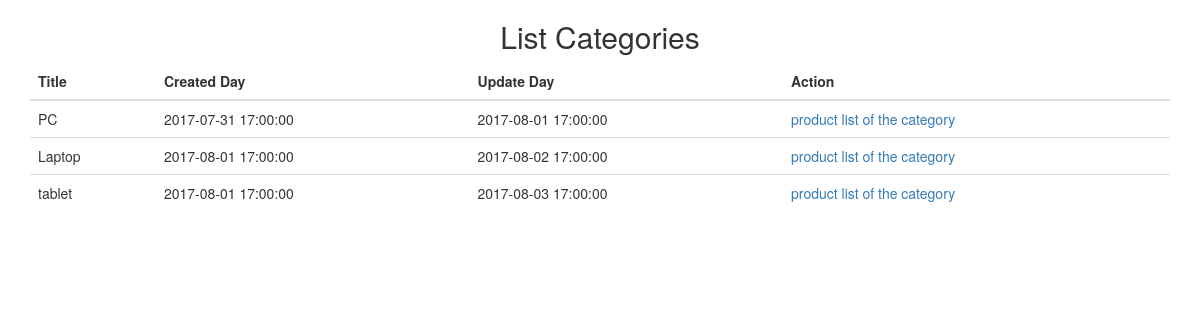
The page / on the database its author committed.
### tables this page shows
CREATE TABLE `categories` (
  `id` int(11) NOT NULL,
  `title` varchar(255) NOT NULL,
  `created_at` timestamp NOT NULL DEFAULT CURRENT_TIMESTAMP ON UPDATE CURRENT_TIMESTAMP,
  `updated_at` timestamp NOT NULL DEFAULT '0000-00-00 00:00:00'
);

### index.php (called while the page is built)
<?php
require_once "controller/controller.php";
$controller = new controller();
$controller ->handleRequest();
?>

### model/connect_database.php (called while the page is built, shortened)
<?php
class Connect
{
    public function connect()
    {
        $this->conn = new mysqli('localhost', 'root', '', 'computer_shop');
        return $this->conn;
    }
}
?>

### model/model.php (called while the page is built, shortened)
<?php
require_once "connect_database.php";
class Model extends Connect {
    public function getAllCategory() {
        $dbres = mysqli_query($this->conn,"SELECT * FROM categories");
        $category = array();
        while ( ($obj = mysqli_fetch_object($dbres)) != NULL ) {
            $category[] = $obj;
        }
        return $category;
    }
}
?>

### views/categories.php (the view, shortened to what this page needs)
<!DOCTYPE html>
<html lang="en">
<head>
    <link rel="stylesheet" href="https://maxcdn.bootstrapcdn.com/bootstrap/3.3.7/css/bootstrap.min.css">
</head>
<body>
<div class="container">
    <h2 style="text-align: center">List Categories</h2>
    <table class="table table-hover">
        <thead>
        <tr>
            <th>Title</th>
            <th>Created Day</th>
            <th>Update Day</th>
            <th>Action</th>
        </tr>
        </thead>
        <tbody>
        <?php foreach ($category as $vallue): ?>
            <tr>
                <td><?php print htmlentities($vallue->title); ?></a></td>
                <td><?php print htmlentities($vallue->created_at); ?></td>
                <td><?php print htmlentities($vallue->updated_at); ?></td>
                <td><a href="index.php?op=product&id=<?php print $vallue->id; ?>">product list of the category</td>
            </tr>
        <?php endforeach; ?>
        </tbody>
    </table>
</div>
</body>
</html>

### controller/controller.php (shortened to what this page needs)
<?php
require 'model/model.php';
class Controller {
    private $model = NULL;
    public function __construct() {
        $this->model = new model();
    }
    public function handleRequest() {
        $op = isset($_GET['op'])?$_GET['op']:NULL;
        if ( !$op || $op == 'categories' ) {
            $this->listCategory();
        } elseif ( $op == 'product' ) {
            $this->listProduct();
        } elseif ( $op == 'detail' ) {
            $this->listProductDetail();
        } else {
            $this->showError("Page not found", "Page for operation ".$op." was not found!");
        }
    }
    public function listCategory() {
        $category = $this->model->getAllCategory();
        include 'views/categories.php';
    }
}
?>

### rows shown on the page
categories: title "PC", created_at "2017-07-31 17:00:00", updated_at "2017-08-01 17:00:00"
categories: title "Laptop", created_at "2017-08-01 17:00:00", updated_at "2017-08-02 17:00:00"
categories: title "tablet", created_at "2017-08-01 17:00:00", updated_at "2017-08-03 17:00:00"
